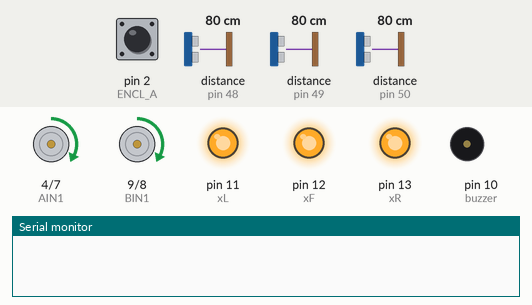
A sketch run on a simulated Arduino Uno, built with avr-gcc and run on an emulated ATmega328P. Parts: motor-driver pin pairs drawn as motors (green arrow = first pin HIGH = forward, orange = second pin HIGH = backward, longer = more drive, scaled by the enable pin), output pins drawn as LEDs (lit = HIGH), buzzer (waves = sounding), the last lines printed to the serial monitor. The test bench sets the inputs (shaded band); at power-on: distance to the obstacle (sensors on pin 48, pin 49, pin 50) 80 cm, pin 2 (ENCL_A) HIGH.

Above: at 2.2 s.
2.3 s: distance to the obstacle (sensor on pin 48) set to 9 cm
3.8 s: distance to the obstacle (sensor on pin 48) set to 6 cm
At 3.94 s:
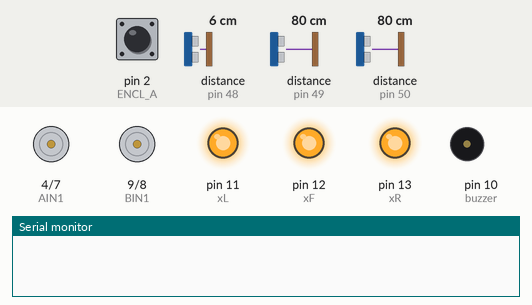
At 4.6 s:
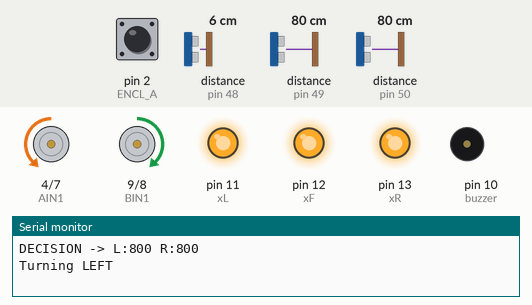
Timing chart, 0 to 6.8 s (numbered marks = the images above; inputs shaded):
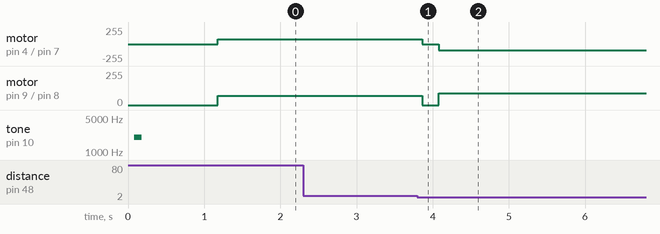

Measured:
- the behaviour switches between 8 and 7 cm on distance to the obstacle (sensor on pin 48) (found by bisection; images 0 and 1)
- after the input at 2.3 s, every drawn part: stays the same
- after the input at 3.8 s, motor on pin 4 (AIN1) / pin 7 (AIN2): forward 70/255 → stopped after 0.07 s, → backward 90/255 0.22 s later; motor on pin 9 (BIN1) / pin 8 (BIN2): forward 70/255 → stopped after 0.07 s, → forward 90/255 0.22 s later

The sketch:

Right_wall_hugging.ino
```cpp
#include <Wire.h>
#include <VL53L0X.h>

// ================================================================
//                      PIN DEFINITIONS
// ================================================================
const int AIN1 = 4; const int AIN2 = 7; const int PWMA = 5;
const int BIN1 = 9; const int BIN2 = 8; const int PWMB = 6;
const int ENCL_A = 2; const int buzzer = 10;
const int xL = 11; const int xF = 12; const int xR = 13;

VL53L0X sensorL; VL53L0X sensorF; VL53L0X sensorR;
volatile long leftTicks = 0;

// ================================================================
//                 TUNING PARAMETERS
// ================================================================
float Kp = 2.0;            // Steering strength
float Kd = 0.5;            // Stability (lowered slightly for smoother turns)
int BASE_SPEED = 70;       // Slower speed for better decisions
int MAX_SPEED = 90;
int WALL_DIST = 70;        // Target distance from side wall
int FRONT_STOP_DIST = 80; // Stop distance for front wall
int TICKS_FOR_90 = 292;    // YOUR TURN CALIBRATION
int TICKS_FOR_180 = 609;   // Approx double 90 turn

float previousError = 0;

void countTicks() { leftTicks++; }

// ================================================================
//                      SETUP
// ================================================================
void setup() {
  Serial.begin(9600);
  Wire.begin();

  pinMode(AIN1, OUTPUT); pinMode(AIN2, OUTPUT); pinMode(PWMA, OUTPUT);
  pinMode(BIN1, OUTPUT); pinMode(BIN2, OUTPUT); pinMode(PWMB, OUTPUT);
  pinMode(ENCL_A, INPUT_PULLUP);
  attachInterrupt(digitalPinToInterrupt(ENCL_A), countTicks, RISING);

  pinMode(xL, OUTPUT); pinMode(xF, OUTPUT); pinMode(xR, OUTPUT);
  digitalWrite(xL, LOW); digitalWrite(xF, LOW); digitalWrite(xR, LOW);
  delay(50);

  digitalWrite(xL, HIGH); delay(10); sensorL.init(); sensorL.setAddress(0x31); sensorL.setTimeout(500);
  digitalWrite(xF, HIGH); delay(10); sensorF.init(); sensorF.setAddress(0x30); sensorF.setTimeout(500);
  digitalWrite(xR, HIGH); delay(10); sensorR.init(); sensorR.setAddress(0x32); sensorR.setTimeout(500);

  sensorL.startContinuous(); sensorF.startContinuous(); sensorR.startContinuous();

  tone(buzzer, 2000, 100); delay(1000); // Quick start
}

// ================================================================
//                      MOTOR CONTROL
// ================================================================
void setMotors(int leftSpeed, int rightSpeed) {
  leftSpeed = constrain(leftSpeed, -MAX_SPEED, MAX_SPEED);
  rightSpeed = constrain(rightSpeed, -MAX_SPEED, MAX_SPEED);

  if (leftSpeed >= 0) { digitalWrite(AIN1, HIGH); digitalWrite(AIN2, LOW); analogWrite(PWMA, leftSpeed); }
  else                { digitalWrite(AIN1, LOW); digitalWrite(AIN2, HIGH); analogWrite(PWMA, -leftSpeed); }

  if (rightSpeed >= 0) { digitalWrite(BIN1, HIGH); digitalWrite(BIN2, LOW); analogWrite(PWMB, rightSpeed); }
  else                 { digitalWrite(BIN1, LOW); digitalWrite(BIN2, HIGH); analogWrite(PWMB, -rightSpeed); }
}

void brake() {
  digitalWrite(AIN1, HIGH); digitalWrite(AIN2, HIGH);
  digitalWrite(BIN1, HIGH); digitalWrite(BIN2, HIGH);
  analogWrite(PWMA, 255); analogWrite(PWMB, 255);
  delay(150);
  analogWrite(PWMA, 0); analogWrite(PWMB, 0);
}

// --- TURN FUNCTIONS ---
void turn(bool right, int ticks) {
  leftTicks = 0;
  while (leftTicks < ticks) {
    if (right) setMotors(100, -100); // Spin Right
    else       setMotors(-100, 100); // Spin Left
  }
  brake();
  previousError = 0; // Reset PID
  delay(200);        // Wait for sensors to settle
}

// ================================================================
//                 SMART INTERSECTION LOGIC
// ================================================================
void handleIntersection() {
  brake(); // STOP! Wall ahead.

  int dL = sensorL.readRangeContinuousMillimeters();
  int dR = sensorR.readRangeContinuousMillimeters();

  Serial.print("DECISION -> L:"); Serial.print(dL); Serial.print(" R:"); Serial.println(dR);

  // LOGIC: Check where the open space is (> 200mm)

  // 1. If Left is Open, Turn Left
  if (dL > 200) {
    Serial.println("Turning LEFT");
    turn(false, TICKS_FOR_90);
  }
  // 2. If Right is Open, Turn Right
  else if (dR > 200) {
    Serial.println("Turning RIGHT");
    turn(true, TICKS_FOR_90);
  }
  // 3. Dead End (Both sides blocked)
  else {
    Serial.println("DEAD END");
    turn(true, TICKS_FOR_180); // Spin 180
  }
}

// ================================================================
//                    MAIN LOOP (PID + LOGIC)
// ================================================================
void loop() {
  int dL = sensorL.readRangeContinuousMillimeters();
  int dR = sensorR.readRangeContinuousMillimeters();
  int dF = sensorF.readRangeContinuousMillimeters();

  // 1. SAFETY: Stop at Front Wall
  if (dF < FRONT_STOP_DIST && dF > 5) {
    handleIntersection(); // Call the brain!
    return; // Restart loop after turning
  }

  // 2. PID CALCULATION (Keep Going Straight)
  float error = 0;

  // Priority: If we have a Right wall, hug it
  if (dR < 150) {
    error = WALL_DIST - dR; // Hug Right
  }
  // If no Right wall but Left wall exists, hug Left
  else if (dL < 150) {
    error = dL - WALL_DIST; // Hug Left
  }
  // If in corridor (both walls), center yourself
  else if (dL < 150 && dR < 150) {
    error = dL - dR;
  }

  // 3. APPLY PID
  float P = error * Kp;
  float D = (error - previousError) * Kd;
  float adjustment = P + D;
  previousError = error;

  // Steering Logic:
  // Positive Adj -> Turn Left (Right motor faster)
  // Negative Adj -> Turn Right (Left motor faster)
  int leftMotorSpeed  = BASE_SPEED - adjustment;
  int rightMotorSpeed = BASE_SPEED + adjustment;

  setMotors(leftMotorSpeed, rightMotorSpeed);
}
```
